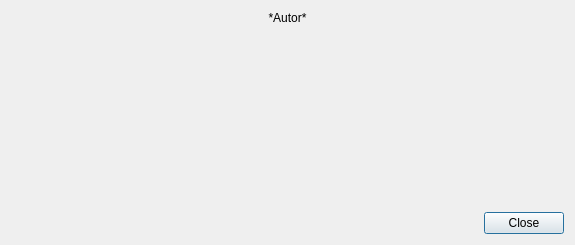
<?xml version="1.0" encoding="UTF-8"?>
<ui version="4.0">
 <class>DialogAbout</class>
 <widget class="QDialog" name="DialogAbout">
  <property name="geometry">
   <rect>
    <x>0</x>
    <y>0</y>
    <width>575</width>
    <height>245</height>
   </rect>
  </property>
  <property name="windowTitle">
   <string>Dialog</string>
  </property>
  <layout class="QVBoxLayout" name="verticalLayout">
   <item>
    <widget class="QLabel" name="label">
     <property name="text">
      <string>*Autor*</string>
     </property>
     <property name="textFormat">
      <enum>Qt::RichText</enum>
     </property>
     <property name="alignment">
      <set>Qt::AlignCenter</set>
     </property>
     <property name="wordWrap">
      <bool>true</bool>
     </property>
    </widget>
   </item>
   <item>
    <spacer name="verticalSpacer">
     <property name="orientation">
      <enum>Qt::Vertical</enum>
     </property>
     <property name="sizeHint" stdset="0">
      <size>
       <width>20</width>
       <height>40</height>
      </size>
     </property>
    </spacer>
   </item>
   <item>
    <widget class="QDialogButtonBox" name="buttonBox">
     <property name="orientation">
      <enum>Qt::Horizontal</enum>
     </property>
     <property name="standardButtons">
      <set>QDialogButtonBox::Close</set>
     </property>
     <property name="centerButtons">
      <bool>false</bool>
     </property>
    </widget>
   </item>
  </layout>
 </widget>
 <resources/>
 <connections>
  <connection>
   <sender>buttonBox</sender>
   <signal>accepted()</signal>
   <receiver>DialogAbout</receiver>
   <slot>accept()</slot>
   <hints>
    <hint type="sourcelabel">
     <x>248</x>
     <y>254</y>
    </hint>
    <hint type="destinationlabel">
     <x>157</x>
     <y>274</y>
    </hint>
   </hints>
  </connection>
  <connection>
   <sender>buttonBox</sender>
   <signal>rejected()</signal>
   <receiver>DialogAbout</receiver>
   <slot>reject()</slot>
   <hints>
    <hint type="sourcelabel">
     <x>316</x>
     <y>260</y>
    </hint>
    <hint type="destinationlabel">
     <x>286</x>
     <y>274</y>
    </hint>
   </hints>
  </connection>
 </connections>
</ui>
